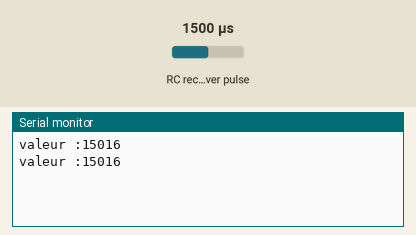
Bench run of a sketch on a simulated Arduino Uno, built with avr-gcc and run on an emulated ATmega328P. Shown: the last lines printed to the serial monitor. Wiring (inferred from the names in the program): RC receiver channel: data pin 12. The inputs (shaded band) are chosen by the test bench; at power-on: RC receiver pulse 1500 µs.

Above: at 1.2 s.
1.3 s: RC receiver pulse (sensor on pin 12) set to 1020 µs
At 1.83 s:
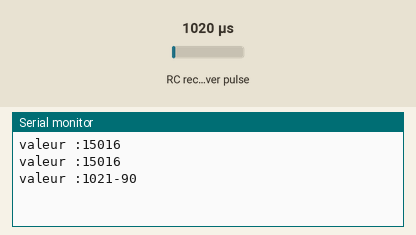
2.8 s: RC receiver pulse (sensor on pin 12) set to 1250 µs
At 3.33 s:
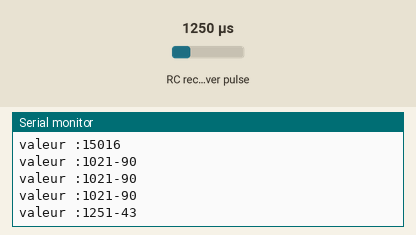
Timing chart, 0 to 5.8 s (numbered marks = the images above; inputs shaded):
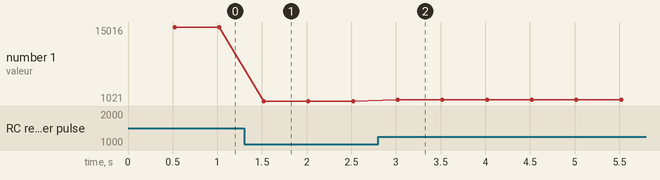

Measured:
- after the input at 1.3 s, the serial monitor: prints a new line after 0.22 s (image 1)
- after the input at 2.8 s, the serial monitor: prints a new line after 0.22 s (image 2)
- plotted number 1: 15016 → 1021 after the input at 1.3 s, 1021 → 1251 after the input at 2.8 s

The sketch:

tourner_telecomande_.ino
```cpp
//chanel
#define chanel1 12
#define chanel2 13

unsigned long t0,t;
int delta,vitesse,maxi,moy,mini,tourne;
byte correc1,correc2,correc3;

void setup() {
Serial.begin(9600);
delta=500;
correc1=30;
correc2=32;
correc3=21;
maxi=2000-correc2;
mini=1000+correc3;
moy=1500-correc1;
}

void loop() {
t=millis();

    if((t-t0)>delta){
     int valeurChanel1=pulseIn(chanel1,HIGH);
     Serial.print("valeur :");
     Serial.print(valeurChanel1);
     tourne= map(valeurChanel1,moy,maxi,0,100);
       Serial.println(tourne);
    t0=t;
    }

}
```
